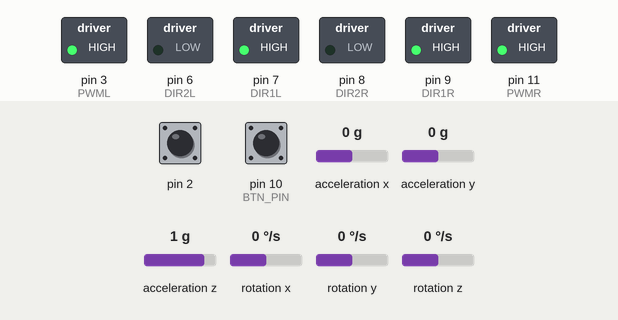
A sketch run on a simulated Arduino Uno, built with avr-gcc and run on an emulated ATmega328P. Parts: switched loads named in the sketch (green lamp = pin HIGH). The inputs (shaded band) are chosen by the test bench; at power-on: acceleration z 1 g, acceleration x 0 g, rotation y 0 °/s, pin 2 HIGH, pin 10 (BTN_PIN) HIGH, acceleration y 0 g, rotation x 0 °/s, rotation z 0 °/s. What the sketch prints to the serial monitor is not drawn.

Above: at 1.2 s.
1.3 s: acceleration z set to -1.4 g
4.3 s: acceleration x set to -1.4 g
At 5.4 s:
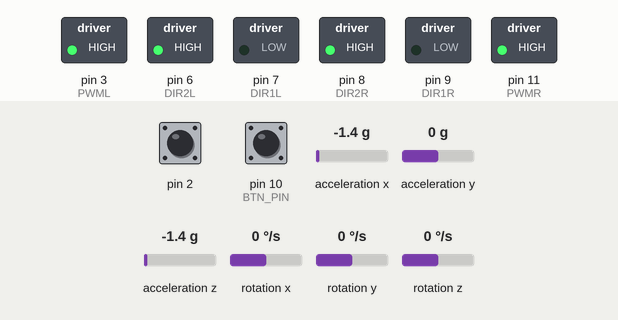
6.0 s: rotation y set to 100 °/s
At 7.8 s:
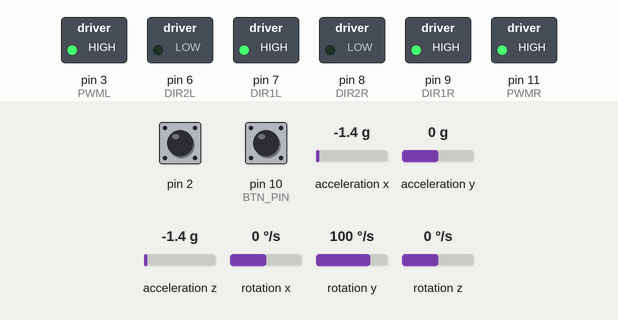
8.2 s: rotation y set to 0 °/s
At 10.0 s:
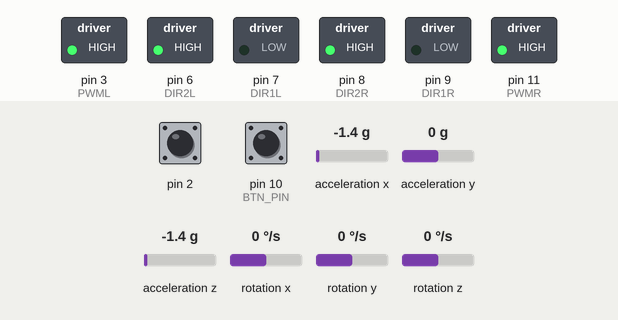
Timing chart, 0 to 11.5 s (numbered marks = the images above; inputs shaded):
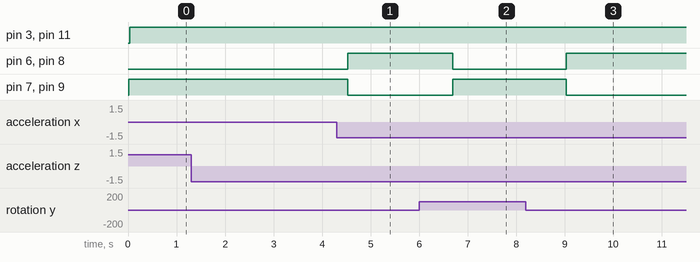

Measured:
- after the input at 1.3 s, every drawn part: stays the same
- after the input at 4.3 s, pin 3 (PWML), pin 11 (PWMR): stays HIGH (without the input it goes to HIGH after 1.7 s); pin 6 (DIR2L), pin 8 (DIR2R): LOW → HIGH after 0.23 s; pin 7 (DIR1L), pin 9 (DIR1R): HIGH → LOW after 0.23 s
- after the input at 6.0 s, pin 6 (DIR2L), pin 8 (DIR2R): HIGH → LOW after 0.69 s; pin 7 (DIR1L), pin 9 (DIR1R): LOW → HIGH after 0.69 s
- after the input at 8.2 s, pin 6 (DIR2L), pin 8 (DIR2R): LOW → HIGH after 0.83 s; pin 7 (DIR1L), pin 9 (DIR1R): HIGH → LOW after 0.83 s

The sketch:

SelfBlancingRobot.ino
```cpp
#include <PinChangeInterrupt.h>
#include <PinChangeInterruptBoards.h>
#include <PinChangeInterruptPins.h>
#include <PinChangeInterruptSettings.h>

#include <TimerOne.h>
#include <Wire.h>
#include <MPU6050.h>


MPU6050 mpu;

#define PWML 3
#define PWMR 11

#define DIR1L 7
#define DIR2L 6
#define DIR1R 9
#define DIR2R 8
#define BTN_PIN 10


/* float Kp = 32.8;   //21.4
float Kd = 0.6; //0.0285    verygood p32.1 d0.128 i150 //0.55kd
float Ki = 190; //84 */
float Kp = 60;   //21.4
float Kd = 0.9; //0.0285    verygood p32.1 d0.128 i150 //0.55kd
float Ki = 180; //84

float  targetAngle = 3.8;
float T = 0.007;

int Output_limit  = 255;

volatile float error = 0;
volatile float integral = 0;
volatile float derivative = 0;
volatile float last_error = 0, errorSum = 0;

int16_t ax, ay, az  ;
int16_t gx, gy, gz;
int16_t gyroX, gyroY, gyroZ;
volatile float accAngle    ;
volatile float gyroRate    ;
volatile float gyroAngle   ;
volatile float currentAngle;
volatile float prevAngle   ;

int16_t accX, accY, accZ;
float gyroAngleX, gyroAngleY, gyroAngleZ;
float accAngleX, accAngleY, accAngleZ;
float compAngleX, compAngleY, compAngleZ;
float alpha = 0.98; // Complementary filter constant
int xungL, xungR, tam;
volatile float goc, goc_fitered, AngleZ;

int Output;

void setup() {

  TCCR2B = TCCR2B & B11111000 | B00000001;  //PWM frequency of 31372.55 Hz

  //Interupt Pins
  pinMode(2,INPUT_PULLUP);
  pinMode(10,INPUT_PULLUP);
  pinMode(4,INPUT_PULLUP);
  pinMode(5,INPUT_PULLUP);
  attachInterrupt(0,DemxungL,FALLING);
  attachPCINT(digitalPinToPCINT(10), DemxungR, FALLING);

  //Motor control Pins
  pinMode(DIR1L, OUTPUT);
  pinMode(DIR2L, OUTPUT);
  pinMode(DIR1R, OUTPUT);
  pinMode(DIR2R, OUTPUT);
  pinMode(PWML, OUTPUT);
  pinMode(PWMR, OUTPUT);

  Wire.begin();
  mpu.initialize();
  Serial.begin(9600);

  //Timer1 Interupt
  Timer1.initialize(7000);  //don vi us
  Timer1.attachInterrupt(PID);
}

void loop() {
  ax = mpu.getAccelerationX();
  az = mpu.getAccelerationZ();
  mpu.getRotation(&gyroX, &gyroY, &gyroZ);
  mpu.getMotion6(&accX, &accY, &accZ, &gyroX, &gyroY, &gyroZ);


  Serial.println(AngleZ);
  delay(7);


}

void PID()
{

  getAngle();
  // PID CALCULATE
  error = currentAngle - targetAngle;
  errorSum += error;
  errorSum = constrain(errorSum, -400, 400);


  //Calculate Output from P, I and D values
  Output = Kp*(error) + Ki*(errorSum)*T + Kd*(currentAngle-prevAngle)/T;
  tam = Kd*(currentAngle-prevAngle)/T;
  prevAngle = currentAngle;

  Motor();

}
float getAngle(){
  gyroZ /= 156;
  gyroAngleZ += gyroZ * 0.01;
  AngleZ = gyroAngleZ;
  // CALCULATE AND FILTER
  accAngle = atan2(ax, -az)*RAD_TO_DEG;
  gyroRate = map(gyroY, -32768, 32767, -250, 250);
  gyroAngle = (float)gyroRate*T;

  currentAngle = 0.9934*(prevAngle + gyroAngle) + (1-0.9934)*(accAngle);

}
void Motor(){
  //lIMIT OUTPUT
  Output = constrain(Output, -Output_limit, Output_limit);
  if (Output > 0) {
    // Set the motors to move forward
    digitalWrite(DIR1L, HIGH);
    digitalWrite(DIR2L, LOW);
    digitalWrite(DIR1R, HIGH);
    digitalWrite(DIR2R, LOW);

    analogWrite(PWMR, Output);
    analogWrite(PWML, Output);
  } else if (Output < 0) {
    // Set the motors to move in reverse
    digitalWrite(DIR1L, LOW);
    digitalWrite(DIR2L, HIGH);
    digitalWrite(DIR1R, LOW);
    digitalWrite(DIR2R, HIGH);

    analogWrite(PWMR, abs(Output));
    analogWrite(PWML, abs(Output));
  } else {
    // Stop the motors
    analogWrite(PWMR, 0);
    analogWrite(PWML, 0);
  }
}

void DemxungL()
{
  if(digitalRead(4) == LOW)
  xungL++;
  else
  xungL--;
}

void DemxungR()
{
  if(digitalRead(5) == HIGH)
  xungR ++;
  else
  xungR --;
}
```
